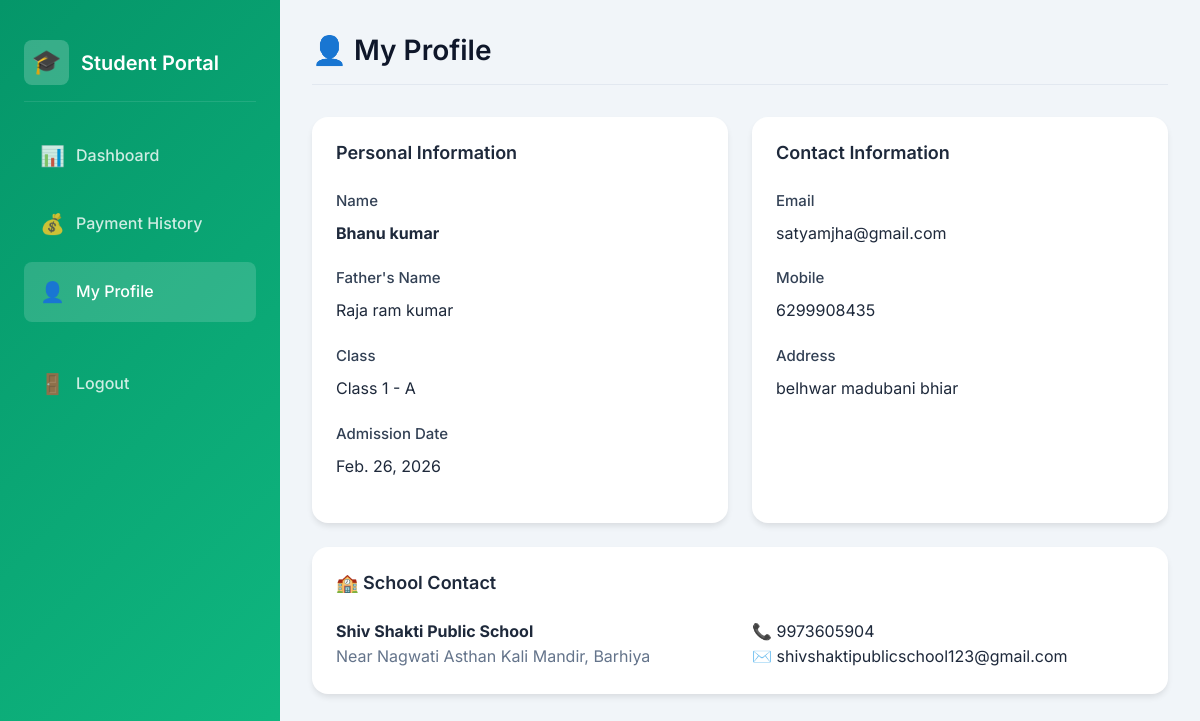
Page /student/profile/ (signed in) on the earlier database version.
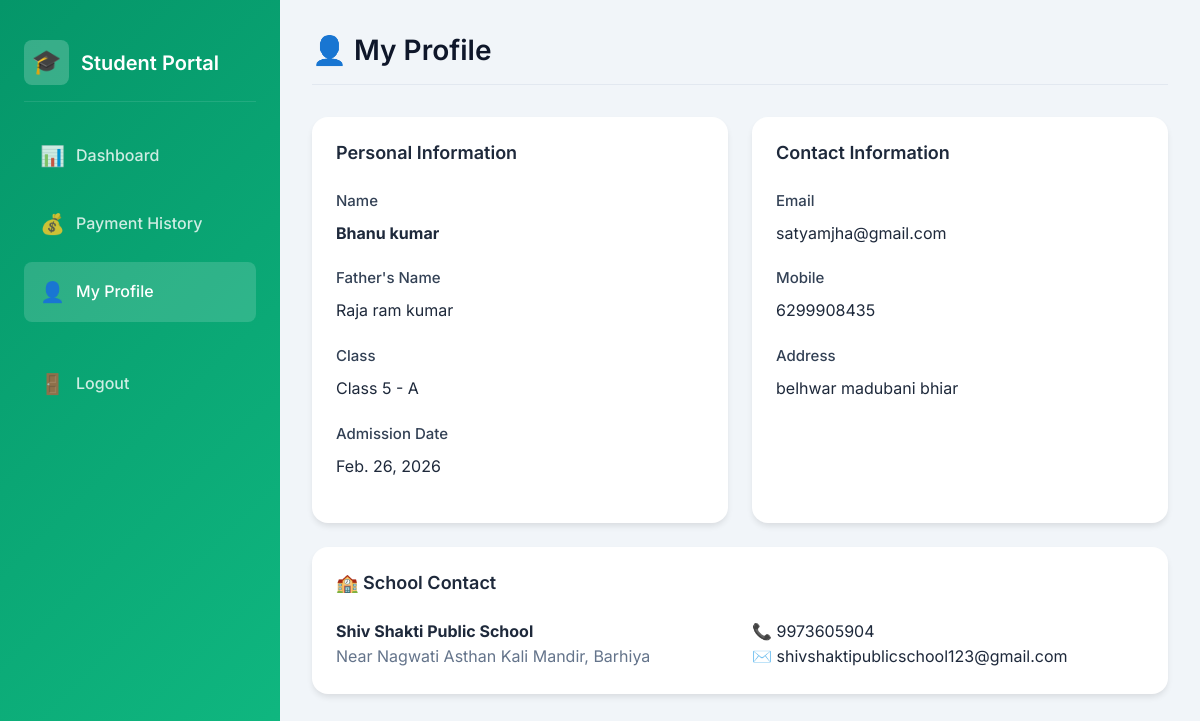
Same page on the later database version.
### core/models.py (models this page shows, shortened)
class Student(models.Model):
    name = models.CharField(max_length=100)
    father_name = models.CharField(max_length=100)
    student_class = models.ForeignKey(SchoolClass, on_delete=models.SET_NULL, null=True)
    role = models.CharField(max_length=50, default='Student')
    address = models.TextField(blank=True)
    email = models.EmailField(blank=True)
    mobile = models.CharField(max_length=15)
    admission_date = models.DateField()
    monthly_fee = models.DecimalField(max_digits=10, decimal_places=2, default=0)
    photo = models.BinaryField(blank=True, null=True)
    password = models.CharField(max_length=128)
    is_active = models.BooleanField(default=True)
    created_at = models.DateTimeField(auto_now_add=True)

class SchoolClass(models.Model):
    class_name = models.CharField(max_length=50)
    section = models.CharField(max_length=10)
    strength = models.IntegerField(default=0)
    class Meta:
        verbose_name = "Class"
        verbose_name_plural = "Classes"
        unique_together = ['class_name', 'section']
    def __str__(self):
        return f"{self.class_name} - {self.section}"

### core/views.py (the view)
# urls.py: path('student/profile/', views.student_profile, name='student_profile'),
def student_profile(request):
    if request.session.get('user_type') != 'student':
        return redirect('student_login')
    student_id = request.session.get('student_id')
    student = get_object_or_404(Student, pk=student_id)
    context = {
        'student': student,
        'school_info': {
            'name': 'Shiv Shakti Public School',
            'address': 'Near Nagwati Asthan Kali Mandir, Barhiya',
            'contact': '9973605904',
            'email': 'shivshaktipublicschool123@gmail.com'
        }
    }
    return render(request, 'student/profile.html', context)

### templates/student/profile.html (shortened to what this page needs)
{% extends 'base.html' %}
{% block body %}
<div class="dashboard-layout">
    <aside class="sidebar" style="background: linear-gradient(135deg, #059669 0%, #10b981 100%);">
        <div class="sidebar-brand">
            <div class="brand-icon">🎓</div>
            <div>
                <h2>Student Portal</h2>
            </div>
        </div>
        <nav>
            <ul class="sidebar-nav">
                <li class="nav-item"><a href="{% url 'student_dashboard' %}" class="nav-link"><span
                            class="icon">📊</span> Dashboard</a></li>
                <li class="nav-item"><a href="{% url 'student_payment_history' %}" class="nav-link"><span
                            class="icon">💰</span> Payment History</a></li>
                <li class="nav-item"><a href="{% url 'student_profile' %}" class="nav-link active"><span
                            class="icon">👤</span> My Profile</a></li>
                <li class="nav-item" style="margin-top: 2rem;"><a href="{% url 'logout' %}" class="nav-link"><span
                            class="icon">🚪</span> Logout</a></li>
            </ul>
        </nav>
    </aside>
    <main class="main-content">
        <div class="top-header">
            <h1 class="page-title">👤 My Profile</h1>
        </div>
        <div class="grid-2">
            <div class="card">
                <h3 class="card-title mb-3">Personal Information</h3>
                <div class="form-group"><label class="form-label">Name</label>
                    <p><strong>{{ student.name }}</strong></p>
                </div>
                <div class="form-group"><label class="form-label">Father's Name</label>
                    <p>{{ student.father_name }}</p>
                </div>
                <div class="form-group"><label class="form-label">Class</label>
                    <p>{{ student.student_class }}</p>
                </div>
                <div class="form-group"><label class="form-label">Admission Date</label>
                    <p>{{ student.admission_date }}</p>
                </div>
            </div>
            <div class="card">
                <h3 class="card-title mb-3">Contact Information</h3>
                <div class="form-group"><label class="form-label">Email</label>
                    <p>{{ student.email|default:"-" }}</p>
                </div>
                <div class="form-group"><label class="form-label">Mobile</label>
                    <p>{{ student.mobile }}</p>
                </div>
                <div class="form-group"><label class="form-label">Address</label>
                    <p>{{ student.address|default:"-" }}</p>
                </div>
            </div>
        </div>
        <div class="card mt-3">
            <h3 class="card-title mb-3">🏫 School Contact</h3>
            <div class="grid-2">
                <div><strong>{{ school_info.name }}</strong>
                    <p class="text-muted">{{ school_info.address }}</p>
                </div>
                <div>
                    <p>📞 {{ school_info.contact }}</p>
                    <p>✉️ {{ school_info.email }}</p>
                </div>
            </div>
        </div>
    </main>
</div>
{% endblock %}

Differences in the rows shown:
changed Student "Bhanu kumar": student_class "Class 1 - A" → "Class 5 - A"
